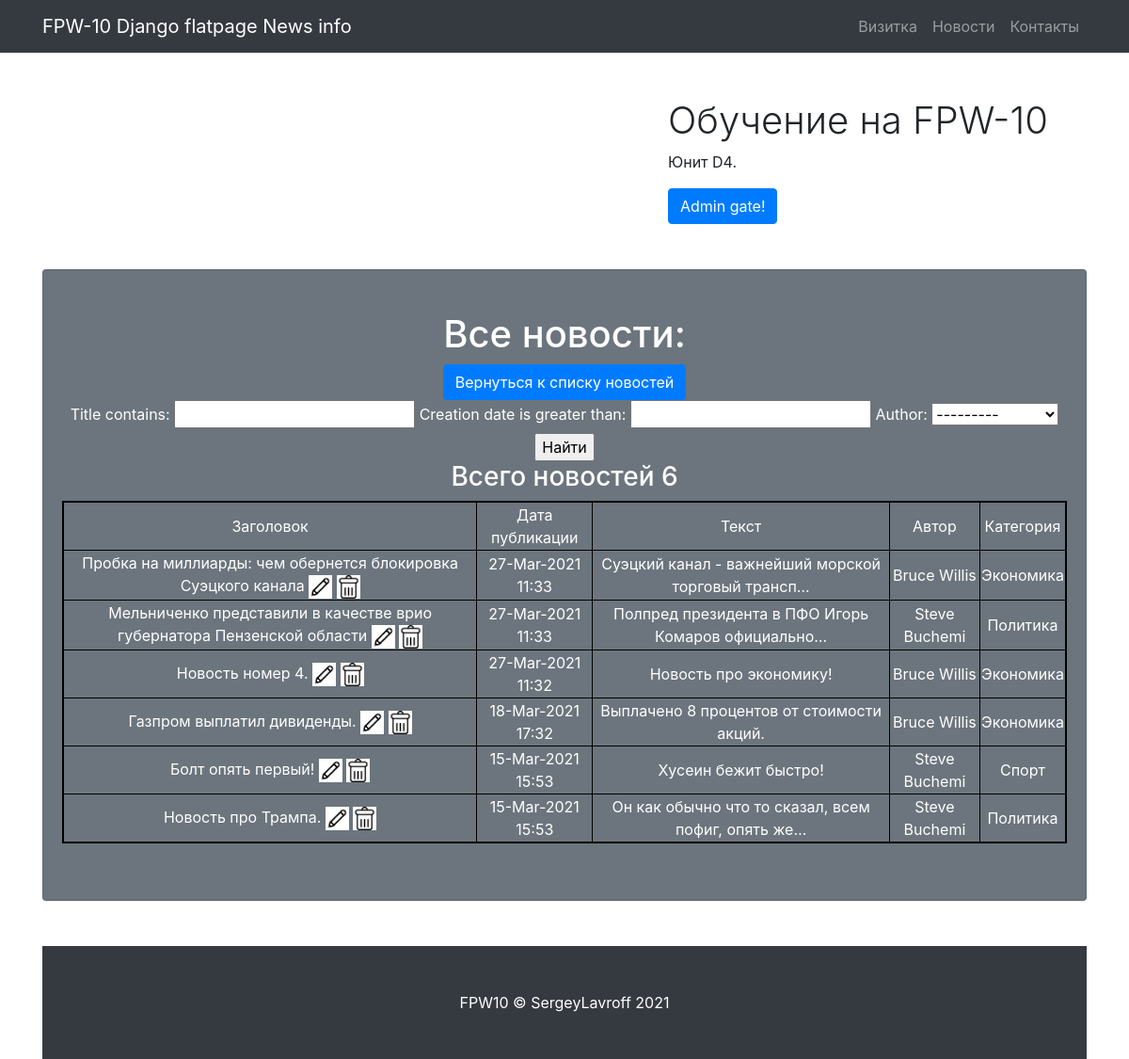
Page /news/search (signed in) on the earlier database version.
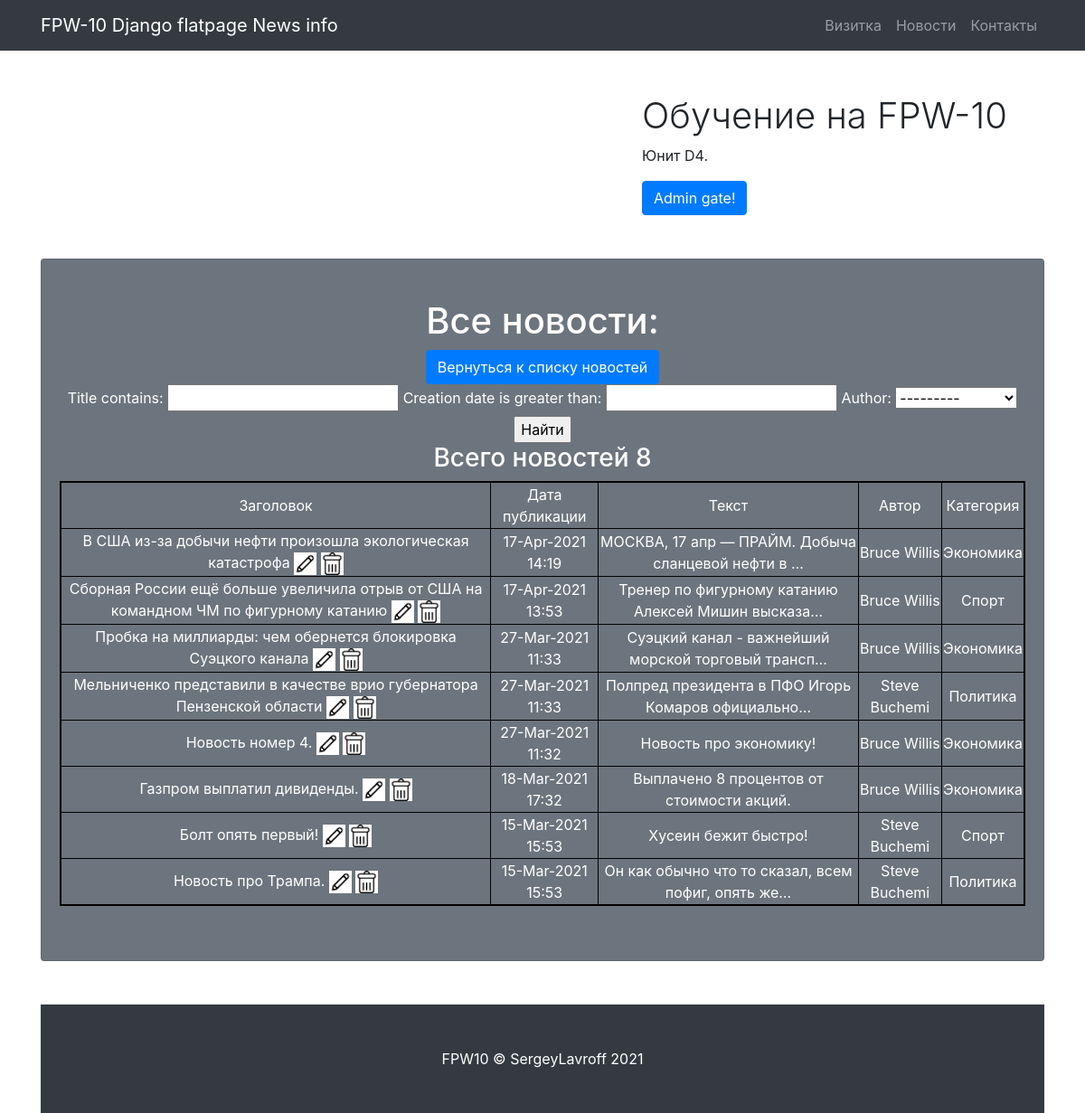
Same page on the later database version.
### news/models.py (models this page shows, shortened)
class News(models.Model):
    title = models.CharField(
        max_length=255,
        unique=True,
    )
    creation_date = models.DateTimeField(auto_now_add=True)
    body = models.TextField()
    rating = models.IntegerField(default = 0)
    category = models.ForeignKey(
        to='Category',
        on_delete=models.CASCADE,
        related_name='news',)
    author = models.ForeignKey(
        to='Author',
        on_delete=models.CASCADE,
        related_name='news',)

class Author(models.Model):
    name = models.CharField(max_length=100, unique=True)
    def __str__(self):
        return f'{self.name.title()}'

class Category(models.Model):
    name = models.CharField(max_length=100, unique=True)
    subscriber = models.ManyToManyField(User, blank=True, verbose_name='Подписчики')
    def __str__(self):
        return self.name

### news/views.py (the view)
# urls.py: path('search', cache_page(60*5)(NewsSearch.as_view())),
class NewsSearch(LoginRequiredMixin, ListView):
    model = News
    template_name = 'news/newssearch.html'
    context_object_name = 'news'
    ordering = ['-creation_date']
    def get_context_data(self, **kwargs):
        context = super().get_context_data(**kwargs)
        context['filter'] = NewsFilter(self.request.GET, queryset=self.get_queryset())
        return context

### news/templatetags/custom_filters.py (called while the page is built)
@register.filter(name='censor')
def censor(value):
    if isinstance(value, str):
        repl = ''
        for word in value.split():
            for pattern in PATTERN_1:
                if re.search(pattern, word.strip('.,;:?!-').lower()):
                    repl += '&%!%@' + ' '
                    break
            else:
                repl += word + ' '
        return str(repl)
    else:
        raise ValueError('Цензор обрабатывает только строки.')

### templates/news/newssearch.html (shortened to what this page needs)
{% extends 'flatpages/default.html' %}
{% load static %}
{% load custom_filters %}
{% block title %}
News info
{% endblock title %}
{% block content %}
<h1>Все новости:</h1>
<a class="btn btn-primary" href="/news ">Вернуться к списку новостей</a> <br>
<form method="GET">
    {{ filter.form }}
    <input type="submit" value="Найти">
</form>
 {% if news %}
        <h3> Всего новостей {{ news|length }}</h3>
         <table bordercolor="black" border="2" width="100%">
            <tr>
                <td>
                    Заголовок
                </td>
                <td>
                    Дата публикации
                </td>
                <td>
                    Текст
                </td>
                <td>
                    Автор
                </td>
                <td>
                    Категория
                </td>
            </tr>
             {% for new in filter.qs|dictsortreversed:"creation_date" %}
             <tr>
                <td>
                    <a href="{% url 'article' new.id %}" style="color:white;">{{ new.title|censor }}</a>
                    <a href="{% url 'article_edit' new.id %}" style="color:white;">
                        <img border="0" alt="Редактировать" src="{% static 'edit.png' %}" width="25" height="25">
                    </a>
                    <a href="{% url 'article_delete' new.id %}" style="color:white;">
                        <img border="0" alt="Удалить" src="{% static 'delete.png' %}" width="25" height="25">
                    </a>
                </td>
                 <td>
                    {{ new.creation_date|date:'d-M-Y H:i' }}
                </td>
                <td>
                    {{ new.body|truncatechars:50|censor }}
                </td>
                <td>
                    {{ new.author }}
                </td>
                <td>
                    {{ new.category }}
                </td>
            </tr>
             {% endfor %}
        </table>
    {% else %}
        <h2> Нет новостей! </h2>
    {% endif %}
{% endblock content %}

### templates/flatpages/default.html (shortened to what this page needs)
{% load static %}
{% load cache %}
<!DOCTYPE html>
<html lang="en">
{% cache 300 header %}
  {% block header %}
  <head>
    <link href="{% static 'vendor/bootstrap/css/bootstrap.min.css'%}" rel="stylesheet">
    <link href="css/small-business.css" rel="stylesheet">
  </head>
  <body>
    <nav class="navbar navbar-expand-lg navbar-dark bg-dark fixed-top">
      <div class="container">
        <a class="navbar-brand" href="#">FPW-10 Django flatpage {% block title %} {% endblock title %}</a>
        <div class="collapse navbar-collapse" id="navbarResponsive">
          <ul class="navbar-nav ml-auto">
            <li class="nav-item">
              <a class="nav-link" href="/about">Визитка</a>
            </li>
            <li class="nav-item">
              <a class="nav-link" href="/news">Новости</a>
            </li>
            <li class="nav-item">
              <a class="nav-link" href="/contacts">Контакты</a>
            </li>
          </ul>
        </div>
      </div>
    </nav>
    <div class="container">
      <div class="row align-items-center my-5">
        <div class="col-lg-7">
        </div>
        <div class="col-lg-5">
          <h1 class="font-weight-light">Обучение на FPW-10</h1>
          <p>Юнит D4.</p>
          <a class="btn btn-primary" href="/admin">Admin gate!</a>
        </div>
      </div>
  {% endblock header %}
{% endcache %}
    <div class="card text-white bg-secondary my-5 py-4 text-center">
      <div class="card-body">
        <p class="text-white m-0">{% block content %} {% endblock content %}</p>
      </div>
    </div>
{% cache 300 footer %}
 {% block footer %}
  <footer class="py-5 bg-dark">
    <div class="container">
      <p class="m-0 text-center text-white">FPW10 &copy; SergeyLavroff 2021</p>
    </div>
  </footer>
  {% endblock footer %}
{% endcache %}
</body>
</html>

### static/css/small-business.css (style rules this page uses)
body { padding-top: 56px; }

Differences in the rows shown:
added News: title|censor "В США из-за добычи нефти произошла экологическая катастрофа", creation_date "17-Apr-2021 14:19", body|censor "МОСКВА, 17 апр — ПРАЙМ. Добыча сланцевой нефти в …", author "Bruce Willis", category "Экономика"
added News: title|censor "Сборная России ещё больше увеличила отрыв от США на командном ЧМ по фигурному катанию", creation_date "17-Apr-2021 13:53", body|censor "Тренер по фигурному катанию Алексей Мишин высказа…", author "Bruce Willis", category "Спорт"
Other differences:
{{ news|length }}: "6" → "8"
